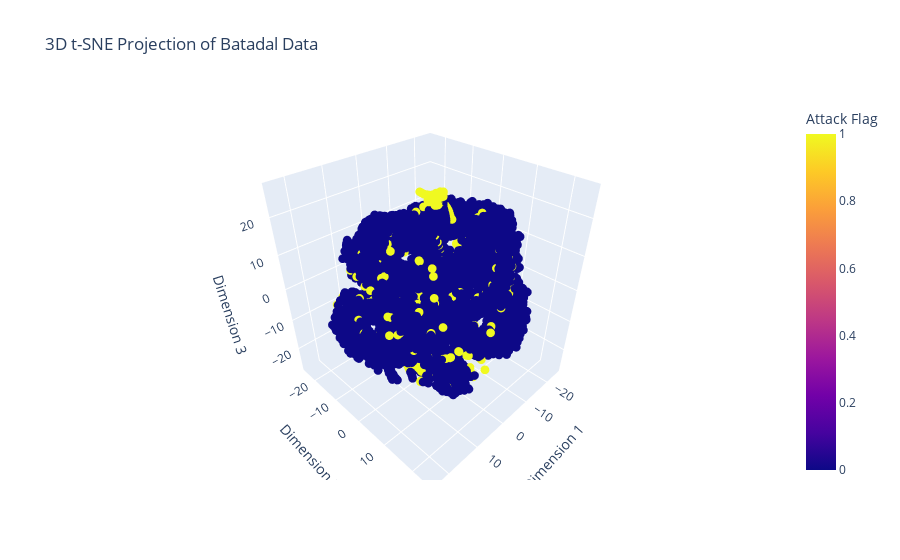

Source (notebook cell):
### Code cell
# Normaliser les données avant d'utiliser t-SNE
from sklearn.manifold import TSNE

scaler = StandardScaler()
X_scaled = scaler.fit_transform(batadal_fixed_copy.drop(columns=['DATETIME']))
reduction = min(3,round(batadal_fixed_copy.shape[1]/10))

# t-SNE to reduce to 3 dimensions
tnse = TSNE(n_components=reduction, random_state=42)
X_tsne = tnse.fit_transform(X_scaled)

# Convertir le résultat en DataFrame pour faciliter le traçage
tsne_df = pd.DataFrame(X_tsne, columns=['Dim1', 'Dim2', 'Dim3'])
tsne_df['ATT_FLAG'] = y.values

# Tracer les points en 3D, avec couleurs selon ATT_FLAG
fig = px.scatter_3d(tsne_df, x='Dim1', y='Dim2', z='Dim3', color='ATT_FLAG', 
                    color_discrete_map={0: 'blue', 1: 'red'}, 
                    labels={'ATT_FLAG': 'Attack Flag'}, 
                    title="3D t-SNE Projection of Batadal Data")
fig.update_traces(marker=dict(size=3))  # Ajuster la taille des points
fig.update_layout(scene=dict(
                    xaxis_title='Dimension 1',
                    yaxis_title='Dimension 2',
                    zaxis_title='Dimension 3'))

# Afficher le graphique interactif
fig.show()

# Tracer les points, avec les couleurs rouge pour ATT_FLAG = 1 et bleu pour ATT_FLAG = 0
#plt.figure(figsize=(10, 6))
#plt.scatter(tsne_df[tsne_df['ATT_FLAG'] == 0]['Dim1'], tsne_df[tsne_df['ATT_FLAG'] == 0]['Dim2'], c='blue', label='Normal')
#plt.scatter(tsne_df[tsne_df['ATT_FLAG'] == 1]['Dim1'], tsne_df[tsne_df['ATT_FLAG'] == 1]['Dim2'], c='red', label='Attack')
#plt.xlabel('Dimension 1')
#plt.ylabel('Dimension 2')
#plt.title('t-SNE Projection of Batadal Data')
#plt.legend()
#plt.show()

### Figure 1 — Plotly figure (JSON) as saved in the notebook; plotly's stock layout.template omitted (floating-point values rounded to 4 significant figures; data arrays with more than 128 entries replaced by an {"elided": "..."} marker saying what was removed)
{"data": [{"hovertemplate": "Dim1=%{x}<br>Dim2=%{y}<br>Dim3=%{z}<br>Attack Flag=%{marker.color}<extra></extra>", "legendgroup": "", "marker": {"color": {"elided": "12919 int values"}, "coloraxis": "coloraxis", "size": 3, "symbol": "circle"}, "mode": "markers", "name": "", "scene": "scene", "showlegend": false, "type": "scatter3d", "x": {"elided": "12919 float values"}, "y": {"elided": "12919 float values"}, "z": {"elided": "12919 float values"}}], "layout": {"coloraxis": {"colorbar": {"title": {"text": "Attack Flag"}}, "colorscale": [[0, "#0d0887"], [0.1111, "#46039f"], [0.2222, "#7201a8"], [0.3333, "#9c179e"], [0.4444, "#bd3786"], [0.5556, "#d8576b"], [0.6667, "#ed7953"], [0.7778, "#fb9f3a"], [0.8889, "#fdca26"], [1, "#f0f921"]]}, "legend": {"tracegroupgap": 0}, "scene": {"domain": {"x": [0, 1], "y": [0, 1]}, "xaxis": {"title": {"text": "Dimension 1"}}, "yaxis": {"title": {"text": "Dimension 2"}}, "zaxis": {"title": {"text": "Dimension 3"}}}, "title": {"text": "3D t-SNE Projection of Batadal Data"}}}
